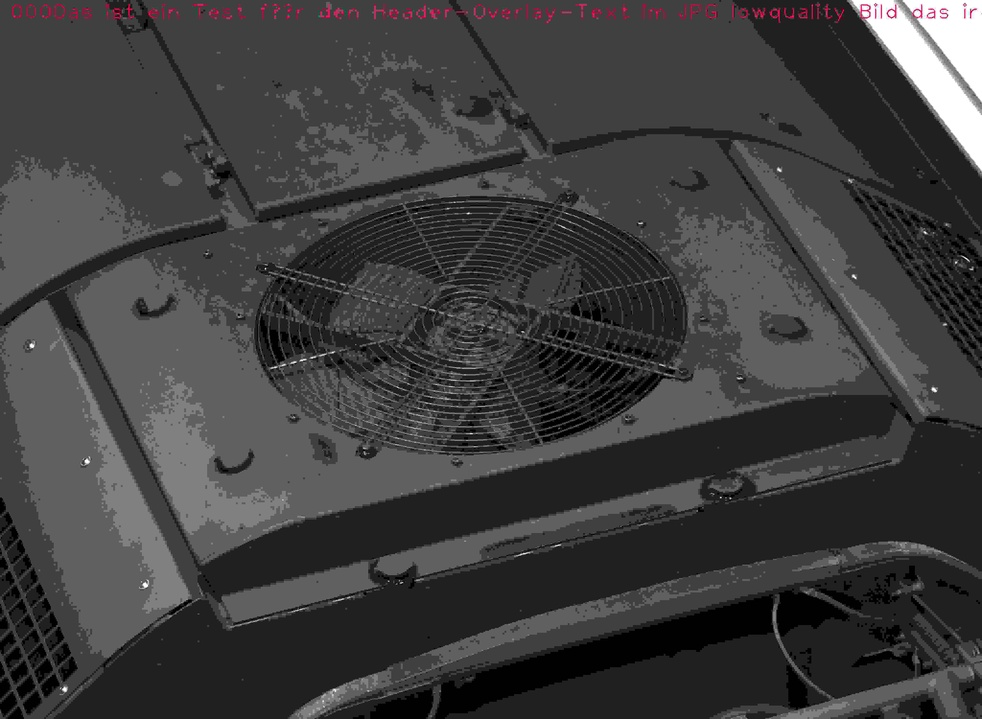
#> input picture pycharm/stash1/jpgtestA-000.jpg, 982 x 719 px, shrunk from 4096 x 3000 before the run, given in place of 13R.png, which was not available
$ python zzzz-Feal-write.py
#> lines starting #> are read from the running program, lines starting #| are printed output that depends on the picture; after the words box and inside, x2 and y2 are one past the last pixel; in counts of white or black regions, pixels touching at a corner belong together; pictures that were not available may be replaced by others from this repository, and a replacement may not be noted
### pycharm/util.py
# Verschiedene Hilfsfunktionen
import scipy.io.matlab
from ruamel.yaml import YAML
import configparser
import cv2
import csv


def saveconfig(filename, dic, structname='python'):
    if '.mat' in filename:
        ___saveconfigmat(filename, dic, structname)


# [7 lines left out: function loadconfig, not called in this run]


# Lädt ein .mat File und liefert das angegebene Struct zurück.
# Es kann auf dem Returnobjekt direkt mit den Strukturnamen gearbeitet werden:
# obj.CameraData1.ImageSize  etc...
# siehe https://docs.scipy.org/doc/scipy/reference/tutorial/io.html
def ___loadconfigmat(filename, structname='paramStruct'):
    cfg = scipy.io.loadmat(filename, struct_as_record=False, squeeze_me=True)
    return cfg[structname]


# Lädt ein YAML. Auf dem Return Objekt muss etwas umständlicher auf die Daten zugegriffen werden:
# obj['CameraData1'
# [16 lines left out: functions ___loadconfigyaml, ___loadconfigini, not called in this run]


def ___saveconfigmat(filename, dic, structname):
    scipy.io.savemat(filename, dic, False)


# gibt die eine option aus einem configparserobject zurück
# in der Form des bestgeeignetsten Datentyps. Int vor Float vor None vor String
class IniTypehandler:
    def __init__(self, configparserobject):
        self.cp = configparserobject

    # [31 lines left out: function get, not called in this run]

def writeLQjpg(im, dst, header='', moretext = ''):
    # Schreibt ein jpg niederiger qualität nach 'dst'
    # Muss RGB sein.
    # header kommt ganz oben als text einzeilig rein
    # moretext: muss als list mit strings kommen. Speziell wenn nur ein einzelner string kommt.

#> called with dst = 'tmp/jpgtestA-util.jpg', header = 'Kopftext'
    moretextStart = 160
    headerColor = (128, 0, 255)
    textColor = (255, 0, 255)

    # Text einfügen ins (RGB-) Bild
    #im = cv2.cvtColor(im, cv2.COLOR_GRAY2RGB)

    im = cv2.putText(im, header, (40, 80), 1, 6, headerColor, 3)
    for line in moretext:
        im = cv2.putText(im, line, (40, moretextStart), 1, 6, textColor, 3)
        moretextStart += 80
#> this loop made 5 passes
#> pass 1, in writeLQjpg, `im = cv2.putText(im, line, (40, moretextStart), 1, 6, textColor, 3)`:
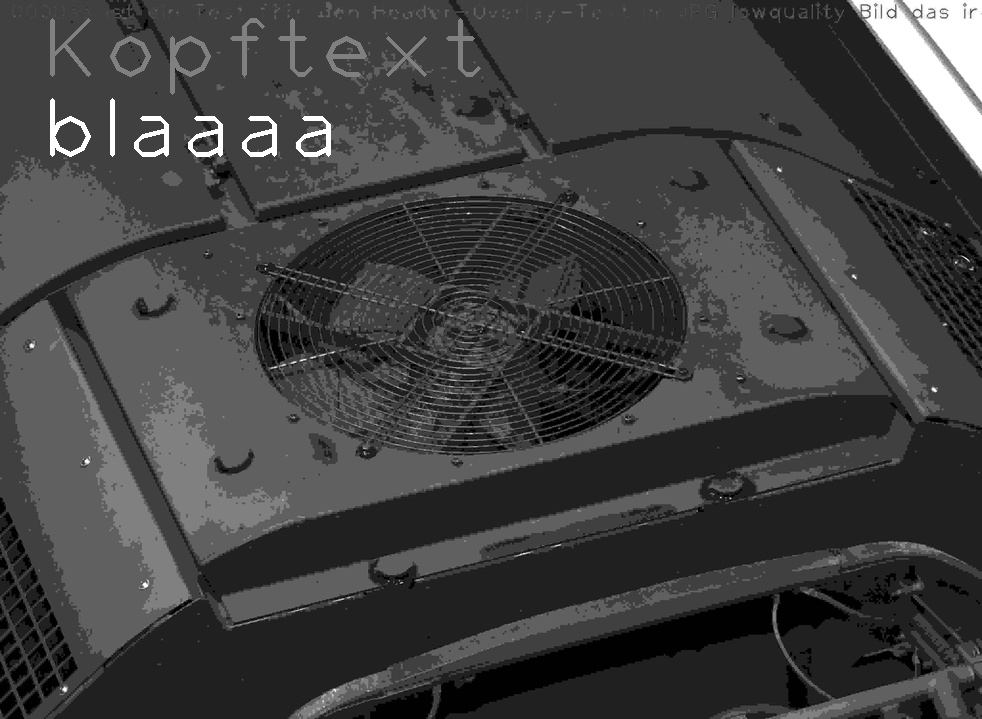
#> im: shape (719, 982); min 0, max 255, mean 63.5
#> pass 2, in writeLQjpg, `im = cv2.putText(im, line, (40, moretextStart), 1, 6, textColor, 3)`:
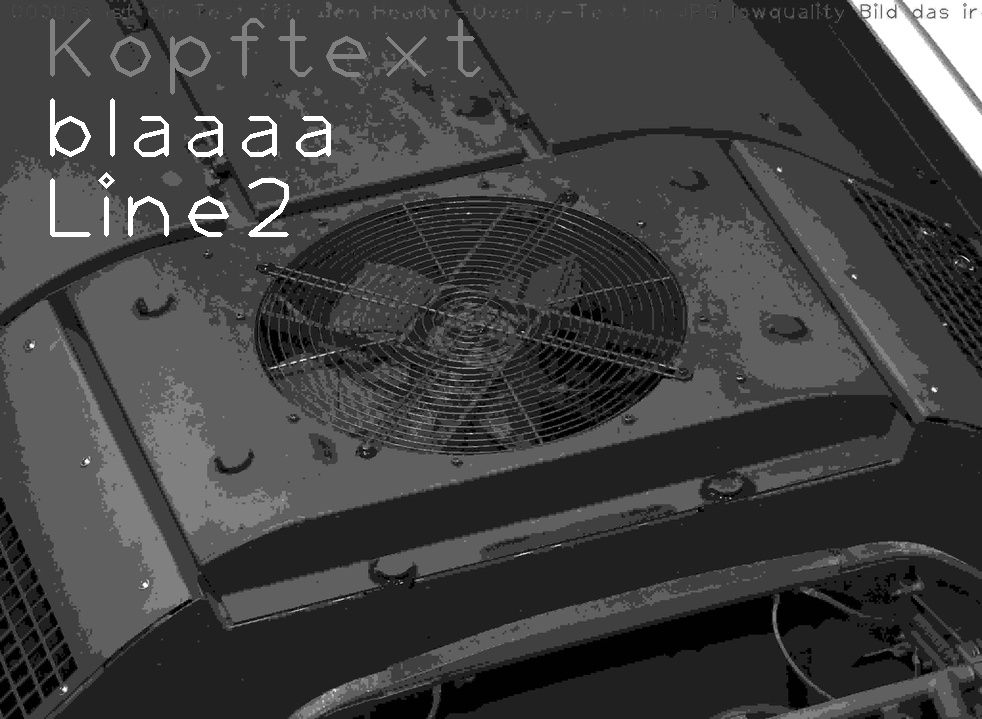
#> im: shape (719, 982); 0.37% of pixels changed, all inside (x1, y1, x2, y2) = (50, 172, 289, 237)
#> pass 3, in writeLQjpg, `im = cv2.putText(im, line, (40, moretextStart), 1, 6, textColor, 3)`:
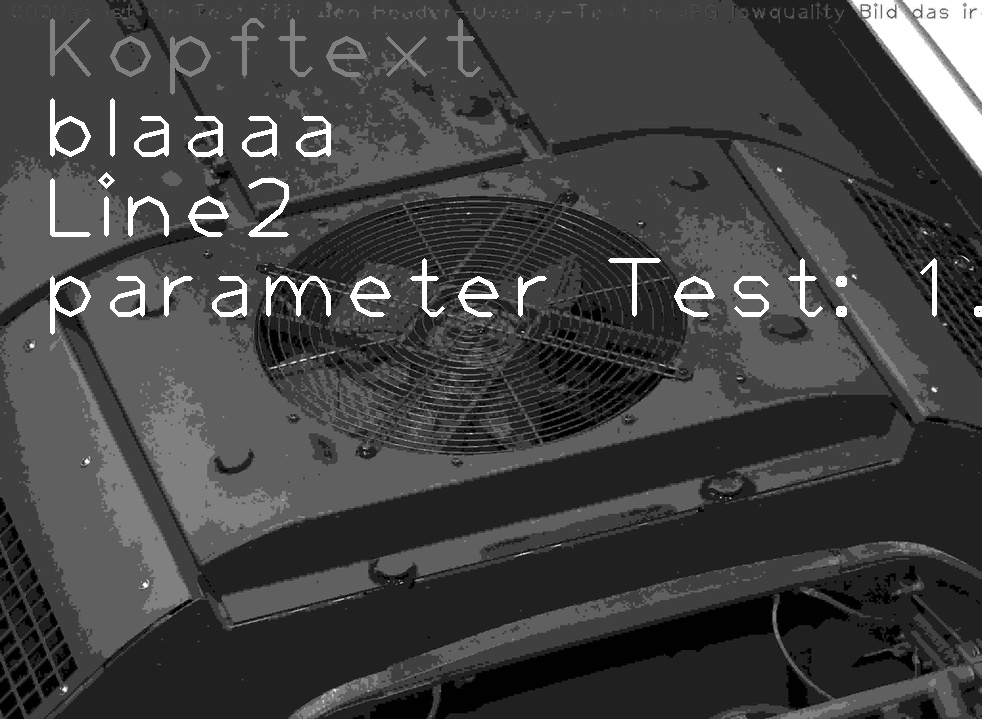
#> im: shape (719, 982); 1.11% of pixels changed, all inside (x1, y1, x2, y2) = (50, 258, 982, 335)
#> after the loop:
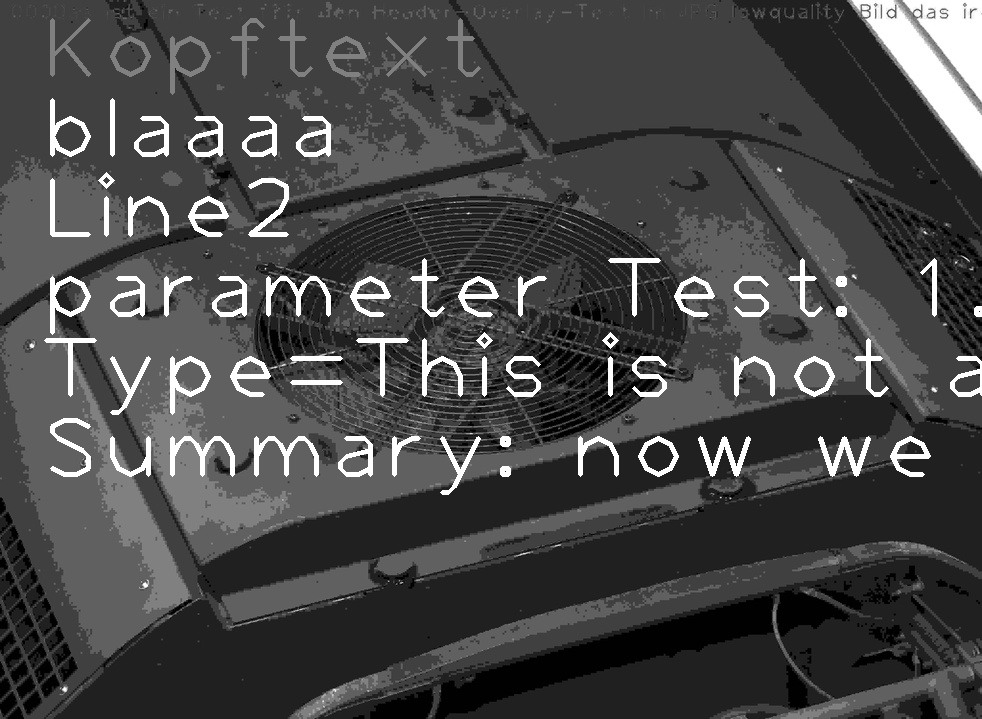
#> im: shape (719, 982); 2.18% of pixels changed, all inside (x1, y1, x2, y2) = (44, 332, 982, 495)
#> after the loop, moretextStart = 560

    # Speichern
    cv2.imwrite(dst, im, [cv2.IMWRITE_JPEG_QUALITY, 90])

# [9 lines left out: function writeCSV, not called in this run]

### pycharm/zzzz-Feal-write.py
import numpy as np
import cv2
import util


from matplotlib import pyplot as plt
print(cv2.__version__)
#imgL = cv2.imread('img/13L.png',0)
#imgR = cv2.imread('img/13R.png',0)

# Features finden:
img = cv2.imread("img/13R.png",0)
#cv2.imshow("test", img)
#cv2.waitKey()

name = 'tmp/jpgtestA-util.jpg'
txt = 'Das ist ein Test für den Header-Overlay-Text im JPG lowquality Bild das irgendwo gespeichert werden soll.'
moretext = ['blaaaa', 'Line2', 'parameter Test: 1.22355434534', 'Type=This is not a type', 'Summary: now we are done.']

util.writeLQjpg(img, name, 'Kopftext', moretext)
